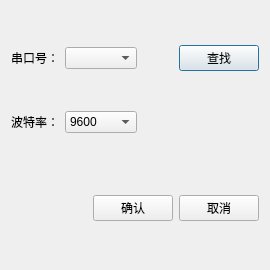
<?xml version="1.0" encoding="UTF-8"?>
<ui version="4.0">
 <class>PlcSettingDialog</class>
 <widget class="QDialog" name="PlcSettingDialog">
  <property name="geometry">
   <rect>
    <x>0</x>
    <y>0</y>
    <width>270</width>
    <height>270</height>
   </rect>
  </property>
  <property name="windowTitle">
   <string>PlcSettingDialog</string>
  </property>
  <layout class="QVBoxLayout" name="verticalLayout">
   <item>
    <layout class="QHBoxLayout" name="horizontalLayout">
     <item>
      <widget class="QLabel" name="label">
       <property name="text">
        <string>串口号：</string>
       </property>
      </widget>
     </item>
     <item>
      <widget class="QComboBox" name="serialComboBox">
       <property name="sizePolicy">
        <sizepolicy hsizetype="Expanding" vsizetype="Fixed">
         <horstretch>0</horstretch>
         <verstretch>0</verstretch>
        </sizepolicy>
       </property>
      </widget>
     </item>
     <item>
      <spacer name="horizontalSpacer_2">
       <property name="orientation">
        <enum>Qt::Horizontal</enum>
       </property>
       <property name="sizeHint" stdset="0">
        <size>
         <width>40</width>
         <height>20</height>
        </size>
       </property>
      </spacer>
     </item>
     <item>
      <widget class="QPushButton" name="searchPushButton">
       <property name="text">
        <string>查找</string>
       </property>
      </widget>
     </item>
    </layout>
   </item>
   <item>
    <layout class="QHBoxLayout" name="horizontalLayout_2">
     <item>
      <widget class="QLabel" name="label_2">
       <property name="text">
        <string>波特率：</string>
       </property>
      </widget>
     </item>
     <item>
      <widget class="QComboBox" name="baudrateComboBox">
       <property name="sizePolicy">
        <sizepolicy hsizetype="Preferred" vsizetype="Fixed">
         <horstretch>0</horstretch>
         <verstretch>0</verstretch>
        </sizepolicy>
       </property>
       <property name="currentIndex">
        <number>3</number>
       </property>
       <item>
        <property name="text">
         <string>1200</string>
        </property>
       </item>
       <item>
        <property name="text">
         <string>2400</string>
        </property>
       </item>
       <item>
        <property name="text">
         <string>4800</string>
        </property>
       </item>
       <item>
        <property name="text">
         <string>9600</string>
        </property>
       </item>
       <item>
        <property name="text">
         <string>19200</string>
        </property>
       </item>
       <item>
        <property name="text">
         <string>38400</string>
        </property>
       </item>
       <item>
        <property name="text">
         <string>57600</string>
        </property>
       </item>
       <item>
        <property name="text">
         <string>115200</string>
        </property>
       </item>
      </widget>
     </item>
     <item>
      <spacer name="horizontalSpacer_3">
       <property name="orientation">
        <enum>Qt::Horizontal</enum>
       </property>
       <property name="sizeHint" stdset="0">
        <size>
         <width>40</width>
         <height>20</height>
        </size>
       </property>
      </spacer>
     </item>
    </layout>
   </item>
   <item>
    <layout class="QHBoxLayout" name="horizontalLayout_3">
     <item>
      <spacer name="horizontalSpacer">
       <property name="orientation">
        <enum>Qt::Horizontal</enum>
       </property>
       <property name="sizeHint" stdset="0">
        <size>
         <width>40</width>
         <height>20</height>
        </size>
       </property>
      </spacer>
     </item>
    </layout>
   </item>
   <item>
    <layout class="QHBoxLayout">
     <property name="spacing">
      <number>6</number>
     </property>
     <property name="leftMargin">
      <number>0</number>
     </property>
     <property name="topMargin">
      <number>0</number>
     </property>
     <property name="rightMargin">
      <number>0</number>
     </property>
     <property name="bottomMargin">
      <number>0</number>
     </property>
     <item>
      <spacer>
       <property name="orientation">
        <enum>Qt::Horizontal</enum>
       </property>
       <property name="sizeHint" stdset="0">
        <size>
         <width>131</width>
         <height>31</height>
        </size>
       </property>
      </spacer>
     </item>
     <item>
      <widget class="QPushButton" name="okButton">
       <property name="text">
        <string>确认</string>
       </property>
      </widget>
     </item>
     <item>
      <widget class="QPushButton" name="cancelButton">
       <property name="text">
        <string>取消</string>
       </property>
      </widget>
     </item>
    </layout>
   </item>
  </layout>
 </widget>
 <resources/>
 <connections>
  <connection>
   <sender>okButton</sender>
   <signal>clicked()</signal>
   <receiver>PlcSettingDialog</receiver>
   <slot>accept()</slot>
   <hints>
    <hint type="sourcelabel">
     <x>278</x>
     <y>253</y>
    </hint>
    <hint type="destinationlabel">
     <x>96</x>
     <y>254</y>
    </hint>
   </hints>
  </connection>
  <connection>
   <sender>cancelButton</sender>
   <signal>clicked()</signal>
   <receiver>PlcSettingDialog</receiver>
   <slot>reject()</slot>
   <hints>
    <hint type="sourcelabel">
     <x>369</x>
     <y>253</y>
    </hint>
    <hint type="destinationlabel">
     <x>179</x>
     <y>282</y>
    </hint>
   </hints>
  </connection>
 </connections>
</ui>
